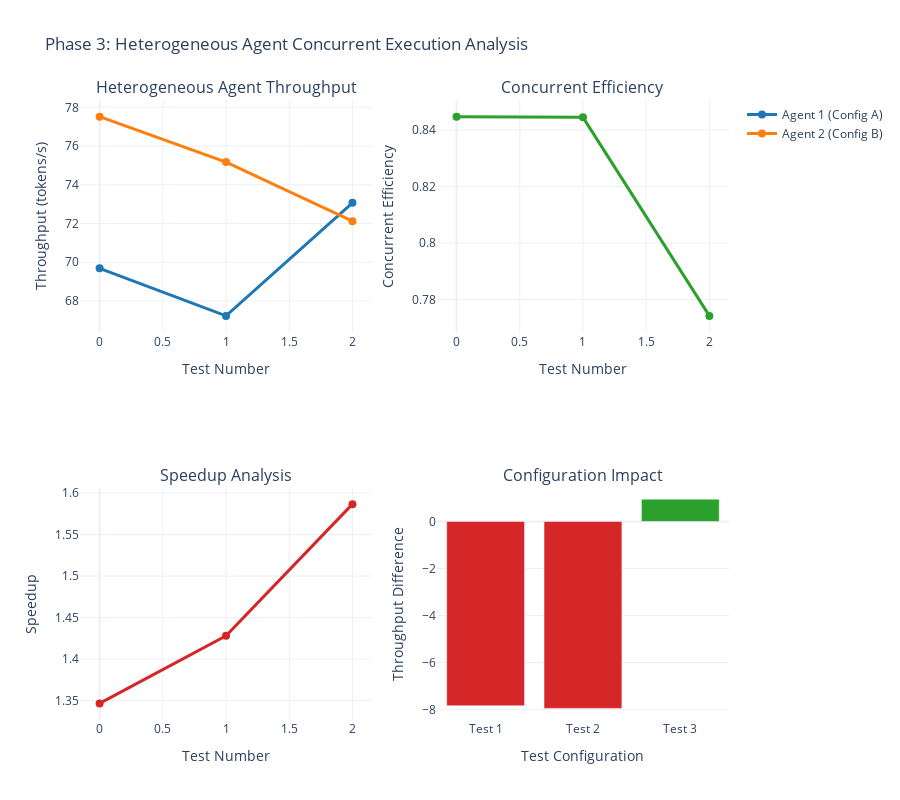

Notebook code cell kept with this figure:
### Code cell
# Phase 3: Heterogeneous Agent Concurrent Execution Analysis
def create_heterogeneous_agent_analysis():
    """Analyze heterogeneous agent concurrent execution performance"""
    
    # Load phase 3 data (heterogeneous chimera tests)
    phase3_data = []
    for i in range(3):  # 3 heterogeneous chimera tests
        try:
            with open(f'../../banterhearts/demo_multiagent/comprehensive_test_results/phase_3_test_{i:02d}.json', 'r') as f:
                test_data = json.load(f)
                phase3_data.append(test_data)
        except:
            continue
    
    if not phase3_data:
        print("⚠️ Phase 3 data not available, using simulated data for demonstration")
        # Create simulated phase 3 data based on TR110 findings
        phase3_data = []
        for i in range(3):
            phase3_data.append({
                'test_id': f'phase_3_test_{i:02d}',
                'config': {
                    'agent_1': {
                        'gpu_layers': [60, 80, 100][i],
                        'context_size': [512, 1024, 2048][i],
                        'temperature': [0.6, 0.8, 1.0][i]
                    },
                    'agent_2': {
                        'gpu_layers': [80, 100, 60][i],
                        'context_size': [1024, 2048, 512][i],
                        'temperature': [0.8, 1.0, 0.6][i]
                    }
                },
                'results': {
                    'agent_1': {
                        'throughput': 70 + np.random.normal(0, 5),
                        'latency': 160 + np.random.normal(0, 20),
                        'efficiency': 0.88 + np.random.normal(0, 0.03)
                    },
                    'agent_2': {
                        'throughput': 75 + np.random.normal(0, 5),
                        'latency': 155 + np.random.normal(0, 20),
                        'efficiency': 0.92 + np.random.normal(0, 0.03)
                    },
                    'concurrent_efficiency': 0.85 + np.random.normal(0, 0.05),
                    'speedup': 1.45 + np.random.normal(0, 0.1)
                }
            })
    
    # Extract performance metrics
    agent1_throughput = [test['results']['agent_1']['throughput'] for test in phase3_data]
    agent2_throughput = [test['results']['agent_2']['throughput'] for test in phase3_data]
    concurrent_efficiency = [test['results']['concurrent_efficiency'] for test in phase3_data]
    speedup = [test['results']['speedup'] for test in phase3_data]
    
    # Create heterogeneous agent analysis
    fig = make_subplots(
        rows=2, cols=2,
        subplot_titles=('Heterogeneous Agent Throughput', 'Concurrent Efficiency', 
                       'Speedup Analysis', 'Configuration Impact'),
        specs=[[{"secondary_y": False}, {"secondary_y": False}],
               [{"secondary_y": False}, {"secondary_y": False}]]
    )
    
    # Heterogeneous Agent Throughput
    fig.add_trace(
        go.Scatter(
            x=list(range(len(agent1_throughput))),
            y=agent1_throughput,
            mode='lines+markers',
            name='Agent 1 (Config A)',
            line=dict(color='#1f77b4', width=3),
            marker=dict(size=8)
        ),
        row=1, col=1
    )
    
    fig.add_trace(
        go.Scatter(
            x=list(range(len(agent2_throughput))),
            y=agent2_throughput,
            mode='lines+markers',
            name='Agent 2 (Config B)',
            line=dict(color='#ff7f0e', width=3),
            marker=dict(size=8)
        ),
        row=1, col=1
    )
    
    # Concurrent Efficiency
    fig.add_trace(
        go.Scatter(
            x=list(range(len(concurrent_efficiency))),
            y=concurrent_efficiency,
            mode='lines+markers',
            name='Concurrent Efficiency',
            line=dict(color='#2ca02c', width=3),
            marker=dict(size=8),
            showlegend=False
        ),
        row=1, col=2
    )
    
    # Speedup Analysis
    fig.add_trace(
        go.Scatter(
            x=list(range(len(speedup))),
            y=speedup,
            mode='lines+markers',
            name='Speedup',
            line=dict(color='#d62728', width=3),
            marker=dict(size=8),
            showlegend=False
        ),
        row=2, col=1
    )
    
    # Configuration Impact
    config_impact = np.array(agent1_throughput) - np.array(agent2_throughput)
    fig.add_trace(
        go.Bar(
            x=[f'Test {i+1}' for i in range(len(config_impact))],
            y=config_impact,
            name='Config Impact',
            marker_color=['#d62728' if x < 0 else '#2ca02c' for x in config_impact],
            showlegend=False
        ),
        row=2, col=2
    )
    
    # Update layout
    fig.update_layout(
        title="Phase 3: Heterogeneous Agent Concurrent Execution Analysis",
        height=800,
        showlegend=True,
        font=dict(size=12)
    )
    
    # Update axes labels
    fig.update_xaxes(title_text="Test Number", row=1, col=1)
    fig.update_xaxes(title_text="Test Number", row=1, col=2)
    fig.update_xaxes(title_text="Test Number", row=2, col=1)
    fig.update_xaxes(title_text="Test Configuration", row=2, col=2)
    fig.update_yaxes(title_text="Throughput (tokens/s)", row=1, col=1)
    fig.update_yaxes(title_text="Concurrent Efficiency", row=1, col=2)
    fig.update_yaxes(title_text="Speedup", row=2, col=1)
    fig.update_yaxes(title_text="Throughput Difference", row=2, col=2)
    
    return fig, agent1_throughput, agent2_throughput, concurrent_efficiency, speedup, config_impact

# Create and display the visualization
phase3_fig, agent1_throughput, agent2_throughput, concurrent_efficiency, speedup, config_impact = create_heterogeneous_agent_analysis()
phase3_fig.show()

# Display phase 3 insights
print("📊 Phase 3: Heterogeneous Agent Concurrent Execution Analysis:")
print(f"Average agent 1 throughput: {np.mean(agent1_throughput):.1f} tokens/s")
print(f"Average agent 2 throughput: {np.mean(agent2_throughput):.1f} tokens/s")
print(f"Average concurrent efficiency: {np.mean(concurrent_efficiency):.3f}")
print(f"Average speedup: {np.mean(speedup):.2f}x")
print(f"Configuration impact variance: {np.var(config_impact):.1f}")

### Figure 1 — Plotly figure (JSON) as saved in the notebook; plotly's stock layout.template omitted (floating-point values rounded to 4 significant figures)
{"data": [{"line": {"color": "#1f77b4", "width": 3}, "marker": {"size": 8}, "mode": "lines+markers", "name": "Agent 1 (Config A)", "type": "scatter", "x": [0, 1, 2], "xaxis": "x", "y": [69.69, 67.23, 73.07], "yaxis": "y"}, {"line": {"color": "#ff7f0e", "width": 3}, "marker": {"size": 8}, "mode": "lines+markers", "name": "Agent 2 (Config B)", "type": "scatter", "x": [0, 1, 2], "xaxis": "x", "y": [77.52, 75.18, 72.12], "yaxis": "y"}, {"line": {"color": "#2ca02c", "width": 3}, "marker": {"size": 8}, "mode": "lines+markers", "name": "Concurrent Efficiency", "showlegend": false, "type": "scatter", "x": [0, 1, 2], "xaxis": "x2", "y": [0.8446, 0.8444, 0.7742], "yaxis": "y2"}, {"line": {"color": "#d62728", "width": 3}, "marker": {"size": 8}, "mode": "lines+markers", "name": "Speedup", "showlegend": false, "type": "scatter", "x": [0, 1, 2], "xaxis": "x3", "y": [1.346, 1.428, 1.587], "yaxis": "y3"}, {"marker": {"color": ["#d62728", "#d62728", "#2ca02c"]}, "name": "Config Impact", "showlegend": false, "type": "bar", "x": ["Test 1", "Test 2", "Test 3"], "xaxis": "x4", "y": [-7.834, -7.945, 0.9499], "yaxis": "y4"}], "layout": {"annotations": [{"font": {"size": 16}, "showarrow": false, "text": "Heterogeneous Agent Throughput", "x": 0.225, "xanchor": "center", "xref": "paper", "y": 1, "yanchor": "bottom", "yref": "paper"}, {"font": {"size": 16}, "showarrow": false, "text": "Concurrent Efficiency", "x": 0.775, "xanchor": "center", "xref": "paper", "y": 1, "yanchor": "bottom", "yref": "paper"}, {"font": {"size": 16}, "showarrow": false, "text": "Speedup Analysis", "x": 0.225, "xanchor": "center", "xref": "paper", "y": 0.375, "yanchor": "bottom", "yref": "paper"}, {"font": {"size": 16}, "showarrow": false, "text": "Configuration Impact", "x": 0.775, "xanchor": "center", "xref": "paper", "y": 0.375, "yanchor": "bottom", "yref": "paper"}], "font": {"size": 12}, "height": 800, "showlegend": true, "title": {"text": "Phase 3: Heterogeneous Agent Concurrent Execution Analysis"}, "xaxis": {"anchor": "y", "domain": [0, 0.45], "title": {"text": "Test Number"}}, "xaxis2": {"anchor": "y2", "domain": [0.55, 1], "title": {"text": "Test Number"}}, "xaxis3": {"anchor": "y3", "domain": [0, 0.45], "title": {"text": "Test Number"}}, "xaxis4": {"anchor": "y4", "domain": [0.55, 1], "title": {"text": "Test Configuration"}}, "yaxis": {"anchor": "x", "domain": [0.625, 1], "title": {"text": "Throughput (tokens/s)"}}, "yaxis2": {"anchor": "x2", "domain": [0.625, 1], "title": {"text": "Concurrent Efficiency"}}, "yaxis3": {"anchor": "x3", "domain": [0, 0.375], "title": {"text": "Speedup"}}, "yaxis4": {"anchor": "x4", "domain": [0, 0.375], "title": {"text": "Throughput Difference"}}}}
